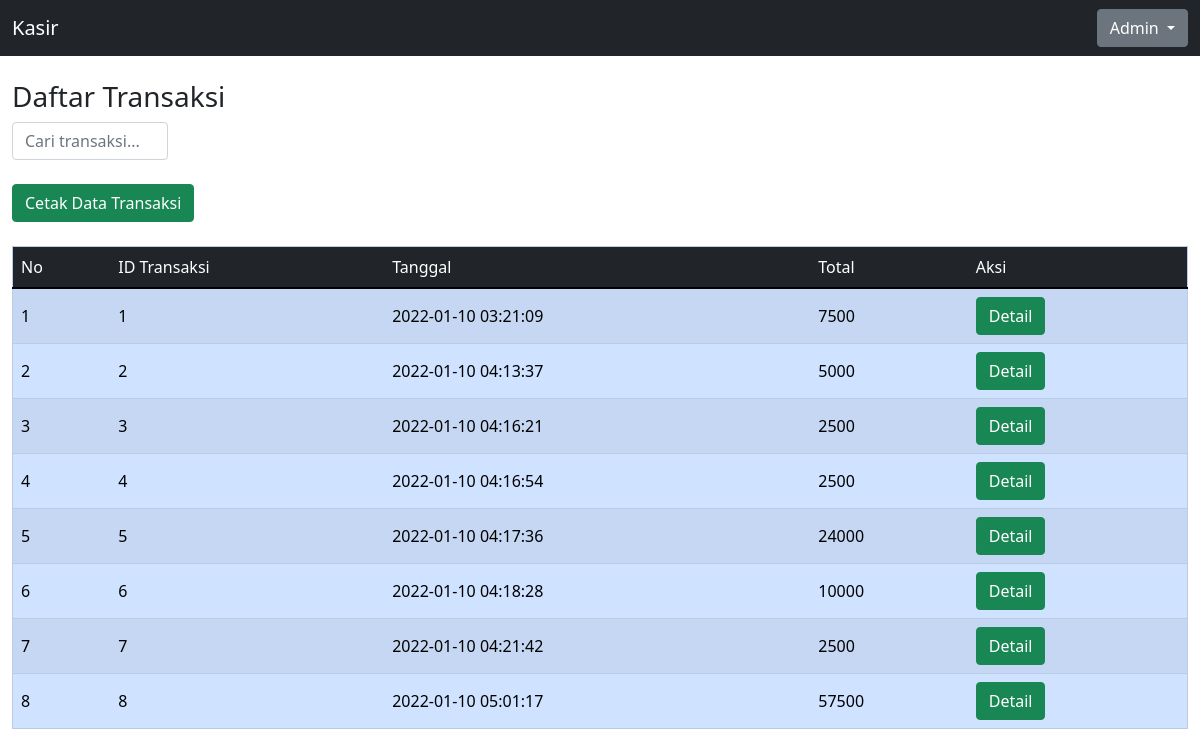
The page /admin/index.php?page=data-transaksi (signed in) on the database its author committed.
### tables this page shows
CREATE TABLE `transaksi` (
  `id` int(11) NOT NULL,
  `tanggal` datetime NOT NULL DEFAULT current_timestamp(),
  `total` int(11) NOT NULL
);

### config/functions.php (called while the page is built, shortened)
<?php
$koneksi = mysqli_connect('localhost', 'root', '', 'kasir');
function query($query)
{
    global $koneksi;
    $result = mysqli_query($koneksi, $query);
    $rows = [];
    while ($row = mysqli_fetch_all($result)) {
        $rows = $row;
    }
    return $rows;
}

### admin/transaksi/index.php (the view, shortened to what this page needs)
<h3 class="mt-4">Daftar Transaksi</h3>
<form action="" method="POST" class="d-flex mb-4" style="width: 10rem;">
    <input type="text" class="form-control me-1" placeholder="Cari transaksi..." name="keyword-transaksi" id="keyword-transaksi" autocomplete="off">
</form>
<button class="btn btn-success">
    Cetak Data Transaksi
</button>
<div id="tabel-transaksi">
    <table class="table table-primary table-striped table-hover align-middle mt-4" border="1" id="tabel-transaksi">
        <thead class="table-dark">
            <tr>
                <td>No</td>
                <td>ID Transaksi</td>
                <td>Tanggal</td>
                <td>Total</td>
                <td>Aksi</td>
            </tr>
        </thead>
        <tbody>
            <?php
            $query = "select * from transaksi order by id";
            $data = query($query);
            $i = 1;
            foreach ($data as $d) :
            ?>
                <tr>
                    <td><?= $i; ?></td>
                    <td><?= $d[0]; ?></td>
                    <td><?= $d[1]; ?></td>
                    <td><?= $d[2]; ?></td>
                    <td>
                        <button data-bs-toggle="modal" data-bs-target="#detailTransaksi" class="btn btn-success lihatDetail" data-id="<?= $d[0]; ?>" data-tanggal="<?= $d[1]; ?>" data-total="<?= $d[2]; ?>">
                            Detail
                        </button>
                    </td>
                </tr>
            <?php
                $i++;
            endforeach;
            ?>
        </tbody>
    </table>
</div>

### admin/index.php (shortened to what this page needs)
<?php
require '../config/functions.php';
?>
<!DOCTYPE html>
<html lang="en">
<head>
    <link rel="stylesheet" href="../assets/css/bootstrap.min.css">
    <link rel="stylesheet" href="https://cdn.jsdelivr.net/npm/bootstrap-icons@1.7.2/font/bootstrap-icons.css">
    <link rel="stylesheet" href="https://cdn.datatables.net/1.11.3/css/jquery.dataTables.min.css">
    <link href="https://cdn.jsdelivr.net/npm/select2@4.1.0-rc.0/dist/css/select2.min.css" rel="stylesheet" />
</head>
<body>
    <div id="header">
        <?php
        include '../assets/template/navbar.php';
        ?>
    </div>
    <div id="content">
        <div class="container-fluid">
            <?php
            include '../config/config.php';
            ?>
        </div>
    </div>
</body>
</html>

### assets/template/navbar.php (shortened to what this page needs)
<div id="navbar">
    <nav class="navbar navbar-expand-lg navbar-dark bg-dark">
        <div class="container-fluid">
            <a class="navbar-brand" href="index.php">Kasir</a>
            <div class="dropdown">
                <button class="btn btn-secondary dropdown-toggle" type="button" data-bs-toggle="dropdown" aria-expanded="false">
                    <?= $_SESSION['name'] ?>
                </button>
            </div>
        </div>
    </nav>
</div>

### config/config.php (shortened to what this page needs)
<?php
$page = (isset($_GET['page'])) ? $_GET['page'] : '';
switch ($page) {
    case "data-transaksi":
        include 'transaksi/index.php';
        break;
}

### rows shown on the page
transaksi: id "1", tanggal "2022-01-10 03:21:09", total "7500"
transaksi: id "2", tanggal "2022-01-10 04:13:37", total "5000"
transaksi: id "3", tanggal "2022-01-10 04:16:21", total "2500"
transaksi: id "4", tanggal "2022-01-10 04:16:54", total "2500"
transaksi: id "5", tanggal "2022-01-10 04:17:36", total "24000"
transaksi: id "6", tanggal "2022-01-10 04:18:28", total "10000"
transaksi: id "7", tanggal "2022-01-10 04:21:42", total "2500"
transaksi: id "8", tanggal "2022-01-10 05:01:17", total "57500"

### other values the page prints
$_SESSION['name'] "Admin"
